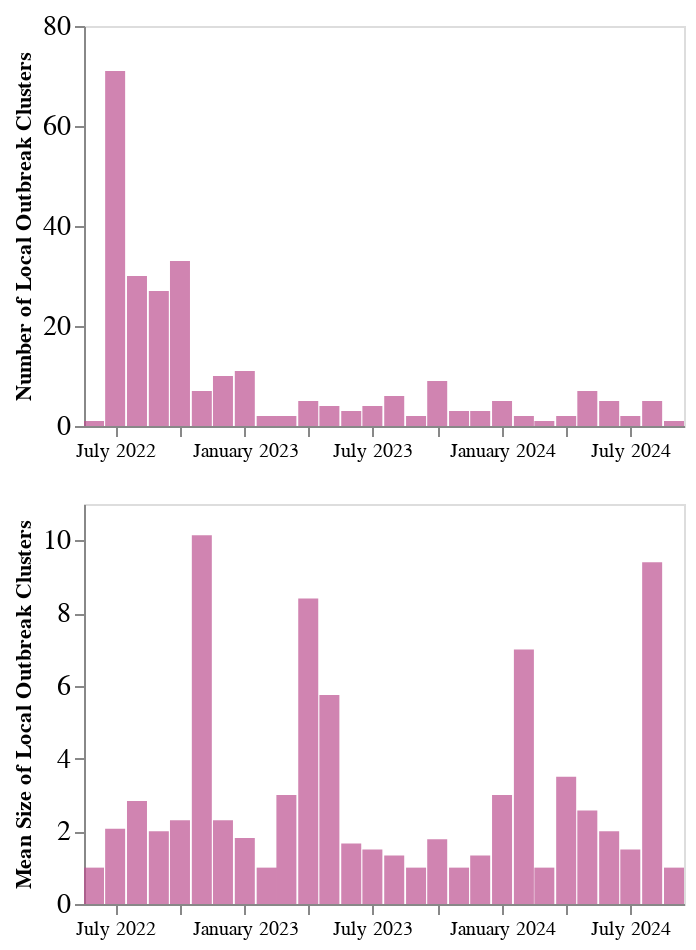

The notebook cell saved with this chart:
### Code cell
clust_over_time & clust_size_over_time

### Figure 1 — Vega-Lite specification as saved in the notebook (floating-point values rounded to 4 significant figures; data arrays with more than 128 entries replaced by an {"elided": "..."} marker saying what was removed)
{"config": {"view": {"continuousWidth": 400, "continuousHeight": 300}}, "vconcat": [{"data": {"name": "data-b5e05c9241c7140c244ac4d33ad2c675"}, "mark": {"type": "bar", "color": "#bc5090", "interpolate": "monotone", "opacity": 0.7, "size": 10}, "encoding": {"x": {"axis": {"format": "%B %Y", "grid": false, "title": ""}, "field": "year_month", "type": "temporal"}, "y": {"aggregate": "count", "axis": {"grid": false, "labelFontSize": 14, "title": "Number of Local Outbreak Clusters"}, "stack": null, "type": "quantitative"}}, "height": 200, "width": 300}, {"data": {"name": "data-ed84da39991e717454e8b870b3c2c61d"}, "mark": {"type": "bar", "color": "#bc5090", "interpolate": "monotone", "opacity": 0.7, "size": 10}, "encoding": {"x": {"axis": {"format": "%B %Y", "grid": false, "title": ""}, "field": "year_month", "type": "temporal"}, "y": {"axis": {"grid": false, "labelFontSize": 14, "title": "Mean Size of Local Outbreak Clusters"}, "field": "size_of_cluster", "stack": null, "type": "quantitative"}}, "height": 200, "width": 300}], "$schema": "https://vega.github.io/schema/vega-lite/v4.17.0.json", "datasets": {"data-b5e05c9241c7140c244ac4d33ad2c675": {"elided": "263 records"}, "data-ed84da39991e717454e8b870b3c2c61d": [{"year_month": "2022-06", "size_of_cluster": 1.0}, {"year_month": "2022-07", "size_of_cluster": 2.07}, {"year_month": "2022-08", "size_of_cluster": 2.833}, {"year_month": "2022-09", "size_of_cluster": 2.0}, {"year_month": "2022-10", "size_of_cluster": 2.303}, {"year_month": "2022-11", "size_of_cluster": 10.14}, {"year_month": "2022-12", "size_of_cluster": 2.3}, {"year_month": "2023-01", "size_of_cluster": 1.818}, {"year_month": "2023-02", "size_of_cluster": 1.0}, {"year_month": "2023-03", "size_of_cluster": 3.0}, {"year_month": "2023-04", "size_of_cluster": 8.4}, {"year_month": "2023-05", "size_of_cluster": 5.75}, {"year_month": "2023-06", "size_of_cluster": 1.667}, {"year_month": "2023-07", "size_of_cluster": 1.5}, {"year_month": "2023-08", "size_of_cluster": 1.333}, {"year_month": "2023-09", "size_of_cluster": 1.0}, {"year_month": "2023-10", "size_of_cluster": 1.778}, {"year_month": "2023-11", "size_of_cluster": 1.0}, {"year_month": "2023-12", "size_of_cluster": 1.333}, {"year_month": "2024-01", "size_of_cluster": 3.0}, {"year_month": "2024-02", "size_of_cluster": 7.0}, {"year_month": "2024-03", "size_of_cluster": 1.0}, {"year_month": "2024-04", "size_of_cluster": 3.5}, {"year_month": "2024-05", "size_of_cluster": 2.571}, {"year_month": "2024-06", "size_of_cluster": 2.0}, {"year_month": "2024-07", "size_of_cluster": 1.5}, {"year_month": "2024-08", "size_of_cluster": 9.4}, {"year_month": "2024-09", "size_of_cluster": 1.0}]}}
